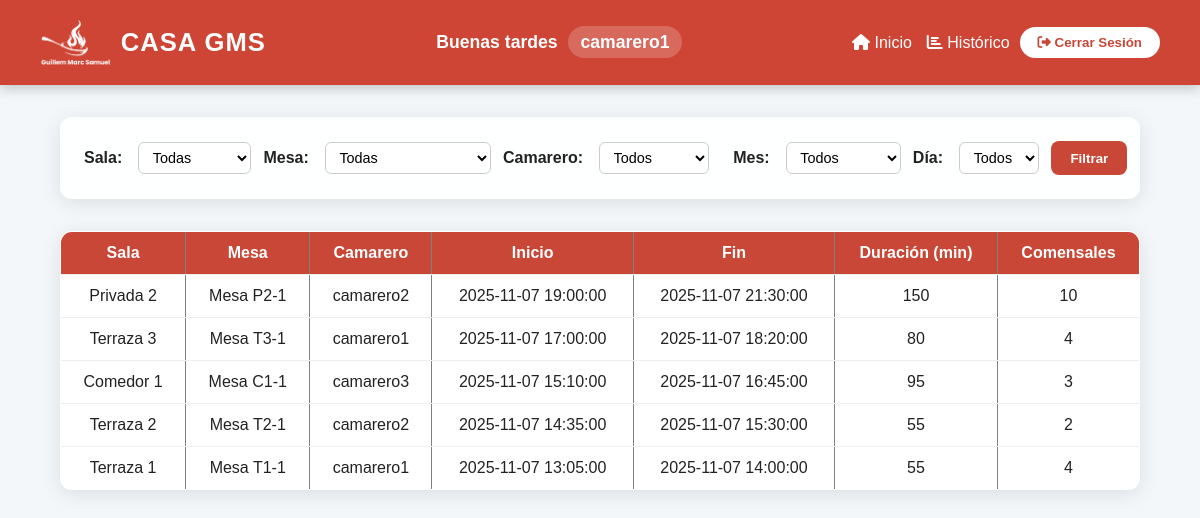
The page /PHP/PUBLIC/historico.php (signed in) on the database as committed earlier.
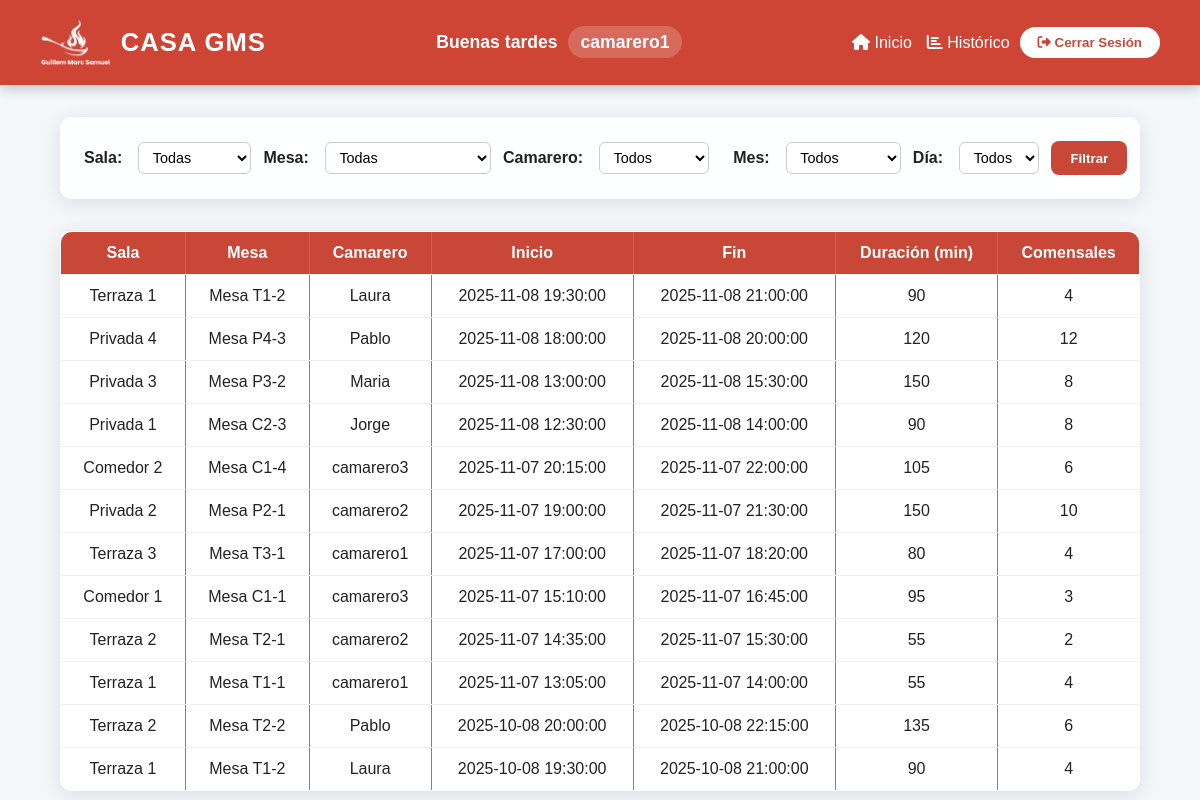
The same page on the database as committed later.
### tables this page shows
CREATE TABLE IF NOT EXISTS ocupaciones (
    id INT AUTO_INCREMENT PRIMARY KEY,
    id_camarero INT NOT NULL,
    id_sala INT NOT NULL,
    id_mesa INT NOT NULL,
    inicio_ocupacion DATETIME NOT NULL,
    final_ocupacion DATETIME NULL,
    num_comensales INT,
    duracion_segundos BIGINT AS (TIMESTAMPDIFF(SECOND, inicio_ocupacion, final_ocupacion)) STORED,
    id_reserva INT NULL,
    FOREIGN KEY (id_camarero) REFERENCES users(id),
    FOREIGN KEY (id_sala) REFERENCES salas(id),
    FOREIGN KEY (id_mesa) REFERENCES mesas(id),
    FOREIGN KEY (id_reserva) REFERENCES reservas(id)
);

CREATE TABLE IF NOT EXISTS salas (
    id INT AUTO_INCREMENT PRIMARY KEY,
    nombre VARCHAR(100) NOT NULL,
    descripcion VARCHAR(255) NULL,
    num_mesas INT DEFAULT 0
);

CREATE TABLE IF NOT EXISTS mesas (
    id INT AUTO_INCREMENT PRIMARY KEY,
    id_sala INT NOT NULL,
    nombre VARCHAR(20) NOT NULL,
    sillas INT NOT NULL,
    estado INT DEFAULT 1,   
    FOREIGN KEY (id_sala) REFERENCES salas(id) ON DELETE CASCADE
);

CREATE TABLE IF NOT EXISTS users (
    id INT AUTO_INCREMENT PRIMARY KEY,
    username VARCHAR(50) UNIQUE NOT NULL,
    nombre VARCHAR(100) NOT NULL,
    apellido VARCHAR(100),
    email VARCHAR(100) UNIQUE,
    password_hash VARCHAR(255) NOT NULL,
    rol INT DEFAULT 1,   
    fecha_alta DATETIME DEFAULT CURRENT_TIMESTAMP,
    fecha_baja DATETIME NULL
);

### PHP/PUBLIC/historico.php (the view, shortened to what this page needs)
<?php
require_once __DIR__ . '/../CONEXION/conexion.php';
$username = $_SESSION['username'];
$hora = date('H');
if ($hora >= 6 && $hora < 12) {
    $saludo = "Buenos días";
} elseif ($hora >= 12 && $hora < 20) {
    $saludo = "Buenas tardes";
} else {
    $saludo = "Buenas noches";
}
$sql = "
    SELECT o.*, s.nombre AS sala_nombre, m.nombre AS mesa_nombre, u.username AS camarero
    FROM ocupaciones o
    JOIN salas s ON o.id_sala = s.id
    JOIN mesas m ON o.id_mesa = m.id
    JOIN users u ON o.id_camarero = u.id
    WHERE 1=1
";
$params = [];
$sql .= " ORDER BY o.inicio_ocupacion DESC";
$stmt = $conn->prepare($sql);
$stmt->execute($params);
$ocupaciones = $stmt->fetchAll(PDO::FETCH_ASSOC);
?>
<!DOCTYPE html>
<html lang="es">
<head>
    <link rel="stylesheet" href="https://cdnjs.cloudflare.com/ajax/libs/font-awesome/6.5.2/css/all.min.css">
    <link rel="stylesheet" href="../../css/historico.css">
</head>
<body>
<header class="main-header">
    <div class="header-logo">
        <img src="./../../img/basic_logo_blanco.png" alt="Logo GMS">
        <div class="logo-text">
            <span class="gms-title">CASA GMS</span>
        </div>
    </div>
    <div class="header-greeting">
        <?= $saludo ?>
        <span class="username-tag"><?= $username ?></span>
    </div>
    <div class="header-menu">
        <a href="./index.php" class="nav-link"><i class="fa-solid fa-house"></i> Inicio</a>
        <a href="./historico.php" class="nav-link"><i class="fa-solid fa-chart-bar"></i> Histórico</a>
    </div>
    <div class="logout-section">
        <form method="post" action="./../PROCEDIMIENTOS/logout.php">
            <button type="submit" class="logout-btn">
                <i class="fa-solid fa-right-from-bracket"></i> Cerrar Sesión
            </button>
        </form>
    </div>
</header>
<form method="get" action="" class="filter-form">
    <fieldset>
        <legend>Filtros de Búsqueda</legend>
        <label for="sala">Sala:</label>
        <select name="sala" id="sala">
            <option value="">Todas</option>
        </select>
        <label for="mesa">Mesa:</label>
        <select name="mesa" id="mesa">
            <option value="">Todas</option>
        </select>
        <label for="camarero">Camarero:</label>
        <select name="camarero" id="camarero">
            <option value="">Todos</option>
        </select>
        <br>
        <label for="mes">Mes:</label>
        <select name="mes" id="mes">
            <option value="">Todos</option>
        </select>
        <label for="dia">Día:</label>
        <select name="dia" id="dia">
            <option value="">Todos</option>
        </select>
        <button type="submit">Filtrar</button>
    </fieldset>
</form>
<table border="1" cellpadding="5" cellspacing="0">
    <thead>
        <tr>
            <th>Sala</th>
            <th>Mesa</th>
            <th>Camarero</th>
            <th>Inicio</th>
            <th>Fin</th>
            <th>Duración (min)</th>
            <th>Comensales</th>
        </tr>
    </thead>
    <tbody>
        <?php foreach ($ocupaciones as $o): ?>
            <tr>
                <td><?= htmlspecialchars($o['sala_nombre']) ?></td>
                <td><?= htmlspecialchars($o['mesa_nombre']) ?></td>
                <td><?= htmlspecialchars($o['camarero']) ?></td>
                <td><?= $o['inicio_ocupacion'] ?></td>
                <td><?= $o['final_ocupacion'] ?? 'En uso' ?></td>
                <td>
                    <?php
                        if ($o['final_ocupacion'] !== null) {
                            $inicio = new DateTime($o['inicio_ocupacion']);
                            $fin = new DateTime($o['final_ocupacion']);
                            $diff = $inicio->diff($fin);
                            echo $diff->days * 24 * 60 + $diff->h * 60 + $diff->i;
                        } else {
                            echo '-';
                        }
                    ?>
                </td>
                <td><?= $o['num_comensales'] ?></td>
            </tr>
        <?php endforeach; ?>
    </tbody>
</table>
</body>
</html>

### css/historico.css (style rules this page uses)
html, body { height: 100%; font-family: 'Poppins', sans-serif; color: #333; background-color: #f4f7f9; background-image: url('../img/fondo_panel_principal.png'); background-size: cover; background-attachment: fixed; background-position: center 50%; }
:root { --rojo-gms: #c94736; --rojo-hover: #b33e2f; --gris-fondo: #f9f9f9; --gris-claro: #ececec; --gris-texto: #555; --sombra: 0 4px 20px rgba(0, 0, 0, 0.1); --radio: 12px; }
* { margin: 0; padding: 0; box-sizing: border-box; font-family: "Poppins", sans-serif; }
body { background: url('../../img/fondo_restaurante.jpg') no-repeat center center fixed; background-size: cover; color: #222; min-height: 100vh; }
.main-header { background-color: #ce4535; color: white; display: flex; align-items: center; justify-content: space-between; padding: 20px 40px; box-shadow: 0 4px 12px rgba(0, 0, 0, 0.2); font-size: 1rem; position: relative; z-index: 10; }
.header-logo { display: flex; align-items: center; gap: 10px; }
.header-logo img { height: 45px; }
.gms-title { font-size: 1.6rem; font-weight: 700; letter-spacing: 1px; }
.header-greeting { flex: 1; text-align: center; font-weight: 600; font-size: 1.1rem; }
.username-tag { background-color: rgba(255, 255, 255, 0.2); padding: 6px 12px; border-radius: 999px; margin-left: 6px; }
.header-menu { display: flex; align-items: center; gap: 15px; margin-right: 10px; }
.nav-link { color: white; text-decoration: none; font-weight: 500; transition: 0.3s; }
.logout-section form { margin: 0; }
.logout-btn { background-color: white; color: var(--rojo-gms); border: none; padding: 8px 18px; border-radius: 999px; font-weight: 600; cursor: pointer; transition: 0.3s; }
.filter-form { background: rgba(255, 255, 255, 0.9); width: 90%; max-width: 1200px; margin: 2rem auto; padding: 1.5rem; border-radius: var(--radio); box-shadow: var(--sombra); }
.filter-form fieldset { border: none; display: flex; align-items: center; justify-content: center; flex-wrap: nowrap; gap: 12px; }
.filter-form legend { position: absolute; left: 3rem; top: -1rem; background: transparent; font-weight: 700; font-size: 1.3rem; color: var(--rojo-gms); }
.filter-form label { font-weight: 600; margin-right: 4px; }
.filter-form select { padding: 0.4rem 0.6rem; border-radius: 6px; border: 1px solid #ccc; background-color: white; font-size: 0.9rem; }
.filter-form button { background-color: var(--rojo-gms); color: white; border: none; padding: 0.6rem 1.2rem; border-radius: 8px; font-weight: 600; cursor: pointer; transition: 0.3s; }
table { width: 90%; max-width: 1100px; margin: 1rem auto 3rem auto; border-collapse: collapse; background: rgba(255, 255, 255, 0.95); border-radius: var(--radio); overflow: hidden; box-shadow: var(--sombra); }
thead { background-color: var(--rojo-gms); color: white; font-weight: 600; }
th, td { padding: 12px 16px; text-align: center; border-bottom: 1px solid #eee; }
tbody tr:last-child td { border-bottom: none; }

Rows that differ between the two databases and show on the page:
added ocupaciones: id_sala.nombre "Terraza 1", id_mesa.nombre "Mesa T1-2", id_camarero.username "Laura", inicio_ocupacion "2025-11-08 19:30:00", final_ocupacion "2025-11-08 21:00:00", $diff->days * 24 * 60 + $diff->h * 60 + $diff->i "90", num_comensales "4"
added ocupaciones: id_sala.nombre "Privada 4", id_mesa.nombre "Mesa P4-3", id_camarero.username "Pablo", inicio_ocupacion "2025-11-08 18:00:00", final_ocupacion "2025-11-08 20:00:00", $diff->days * 24 * 60 + $diff->h * 60 + $diff->i "120", num_comensales "12"
added ocupaciones: id_sala.nombre "Privada 3", id_mesa.nombre "Mesa P3-2", id_camarero.username "Maria", inicio_ocupacion "2025-11-08 13:00:00", final_ocupacion "2025-11-08 15:30:00", $diff->days * 24 * 60 + $diff->h * 60 + $diff->i "150", num_comensales "8"
added ocupaciones: id_sala.nombre "Privada 1", id_mesa.nombre "Mesa C2-3", id_camarero.username "Jorge", inicio_ocupacion "2025-11-08 12:30:00", final_ocupacion "2025-11-08 14:00:00", $diff->days * 24 * 60 + $diff->h * 60 + $diff->i "90", num_comensales "8"
added ocupaciones: id_sala.nombre "Comedor 2", id_mesa.nombre "Mesa C1-4", id_camarero.username "camarero3", inicio_ocupacion "2025-11-07 20:15:00", final_ocupacion "2025-11-07 22:00:00", $diff->days * 24 * 60 + $diff->h * 60 + $diff->i "105", num_comensales "6"
added ocupaciones: id_sala.nombre "Terraza 2", id_mesa.nombre "Mesa T2-2", id_camarero.username "Pablo", inicio_ocupacion "2025-10-08 20:00:00", final_ocupacion "2025-10-08 22:15:00", $diff->days * 24 * 60 + $diff->h * 60 + $diff->i "135", num_comensales "6"
added ocupaciones: id_sala.nombre "Terraza 1", id_mesa.nombre "Mesa T1-2", id_camarero.username "Laura", inicio_ocupacion "2025-10-08 19:30:00", final_ocupacion "2025-10-08 21:00:00", $diff->days * 24 * 60 + $diff->h * 60 + $diff->i "90", num_comensales "4"
